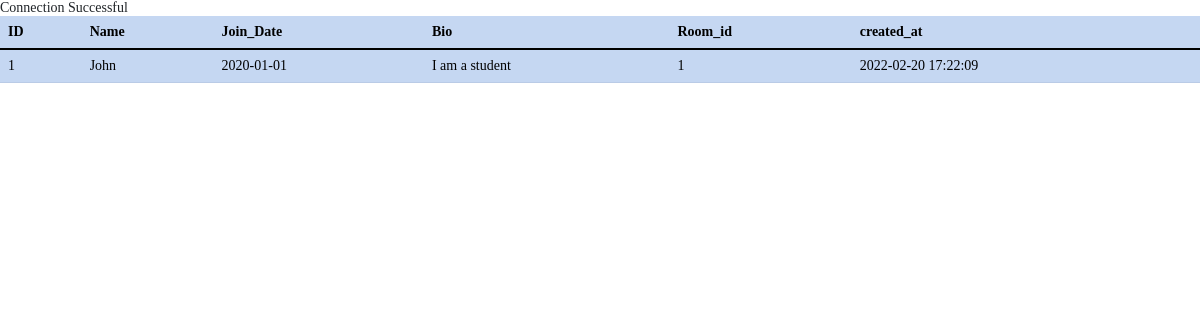
Page /student/data_test.php on the committed database.
### tables this page shows
create table students(
    id int primary key auto_increment,
    name varchar(225) not null,
    join_date DATE,
    bio Text,
    room_id int,
    created_at TIMESTAMP DEFAULT CURRENT_TIMESTAMP);

### student/data_test.php (the view, shortened to what this page needs)
<?php
include("head.php");
$sever_name = "localhost";
$user_name = "root";
$password = "";
$db_name = "school";
$connection = mysqli_connect($sever_name, $user_name, $password, $db_name);
$students = "SELECT * FROM students";
$result = mysqli_query($connection, $students);
?>
<table class="table table-striped table-primary">
    <tr>
        <th>ID</th>
        <th>Name</th>
        <th>Join_Date</th>
        <th>Bio</th>
        <th>Room_id</th>
        <th>created_at</th>
    </tr>
<?php
while($row = mysqli_fetch_array($result)){
?>
<tbody>
 <tr>
  <td><?php echo $row['id']; ?></td>
  <td><?php echo $row['name']; ?></td>
  <td><?php echo $row['join_date']; ?></td>
  <td><?php echo $row['bio']; ?></td>
  <td><?php echo $row['room_id']; ?></td>
  <td><?php echo $row['created_at']; ?></td>
 </tr>
</tbody>
<?php } ?>
</table>

### rows in the picture
students: id "1", name "John", join_date "2020-01-01", bio "I am a student", room "1", created_at "2022-02-20 17:22:09"
